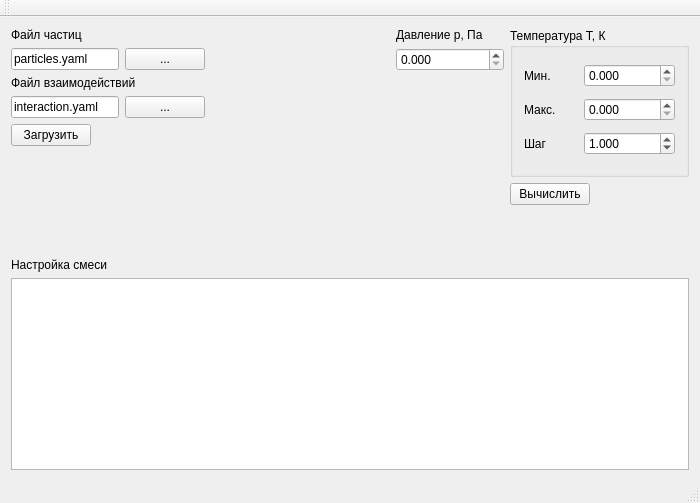
<?xml version="1.0" encoding="UTF-8"?>
<ui version="4.0">
 <class>MainWindow</class>
 <widget class="QMainWindow" name="MainWindow">
  <property name="geometry">
   <rect>
    <x>0</x>
    <y>0</y>
    <width>699</width>
    <height>503</height>
   </rect>
  </property>
  <property name="windowTitle">
   <string>Specific Heat Calc</string>
  </property>
  <widget class="QWidget" name="centralWidget">
   <layout class="QGridLayout" name="gridLayout">
    <item row="4" column="0" colspan="4">
     <widget class="QTableView" name="tableMixture">
      <property name="sortingEnabled">
       <bool>false</bool>
      </property>
     </widget>
    </item>
    <item row="0" column="0">
     <layout class="QVBoxLayout" name="verticalLayout_3">
      <item>
       <widget class="QLabel" name="labelParticlesYaml">
        <property name="text">
         <string>Файл частиц</string>
        </property>
       </widget>
      </item>
      <item>
       <layout class="QHBoxLayout" name="horizontalLayout_4">
        <item>
         <widget class="QLineEdit" name="lineParticlesYaml">
          <property name="text">
           <string>particles.yaml</string>
          </property>
         </widget>
        </item>
        <item>
         <widget class="QPushButton" name="buttonSelectParticlesYaml">
          <property name="text">
           <string>...</string>
          </property>
         </widget>
        </item>
       </layout>
      </item>
      <item>
       <widget class="QLabel" name="labelInteractionYaml">
        <property name="text">
         <string>Файл взаимодействий</string>
        </property>
       </widget>
      </item>
      <item>
       <layout class="QHBoxLayout" name="horizontalLayout_5">
        <item>
         <widget class="QLineEdit" name="lineInteractionYaml">
          <property name="text">
           <string>interaction.yaml</string>
          </property>
         </widget>
        </item>
        <item>
         <widget class="QPushButton" name="buttonSelectInteractionYaml">
          <property name="text">
           <string>...</string>
          </property>
         </widget>
        </item>
       </layout>
      </item>
      <item>
       <layout class="QHBoxLayout" name="horizontalLayout_6">
        <item>
         <widget class="QPushButton" name="buttonLoadData">
          <property name="text">
           <string>Загрузить</string>
          </property>
         </widget>
        </item>
        <item>
         <spacer name="horizontalSpacer">
          <property name="orientation">
           <enum>Qt::Horizontal</enum>
          </property>
          <property name="sizeHint" stdset="0">
           <size>
            <width>40</width>
            <height>20</height>
           </size>
          </property>
         </spacer>
        </item>
       </layout>
      </item>
     </layout>
    </item>
    <item row="0" column="3" rowspan="2">
     <layout class="QVBoxLayout" name="verticalLayout_5">
      <item>
       <widget class="QGroupBox" name="groupBoxT">
        <property name="title">
         <string>Температура T, К</string>
        </property>
        <layout class="QVBoxLayout" name="verticalLayout_2">
         <item>
          <layout class="QHBoxLayout" name="horizontalLayout">
           <item>
            <widget class="QLabel" name="labelTmin">
             <property name="text">
              <string>Мин.</string>
             </property>
            </widget>
           </item>
           <item>
            <widget class="QDoubleSpinBox" name="spinBoxTmin">
             <property name="decimals">
              <number>3</number>
             </property>
             <property name="maximum">
              <double>1000000.000000000000000</double>
             </property>
             <property name="stepType">
              <enum>QAbstractSpinBox::AdaptiveDecimalStepType</enum>
             </property>
            </widget>
           </item>
          </layout>
         </item>
         <item>
          <layout class="QHBoxLayout" name="horizontalLayout_2">
           <item>
            <widget class="QLabel" name="labelTmax">
             <property name="text">
              <string>Макс.</string>
             </property>
            </widget>
           </item>
           <item>
            <widget class="QDoubleSpinBox" name="spinBoxTmax">
             <property name="decimals">
              <number>3</number>
             </property>
             <property name="maximum">
              <double>1000000.000000000000000</double>
             </property>
             <property name="stepType">
              <enum>QAbstractSpinBox::AdaptiveDecimalStepType</enum>
             </property>
            </widget>
           </item>
          </layout>
         </item>
         <item>
          <layout class="QHBoxLayout" name="horizontalLayout_3">
           <item>
            <widget class="QLabel" name="labelTstep">
             <property name="text">
              <string>Шаг</string>
             </property>
            </widget>
           </item>
           <item>
            <widget class="QDoubleSpinBox" name="spinBoxTstep">
             <property name="decimals">
              <number>3</number>
             </property>
             <property name="minimum">
              <double>0.001000000000000</double>
             </property>
             <property name="maximum">
              <double>1000000.000000000000000</double>
             </property>
             <property name="stepType">
              <enum>QAbstractSpinBox::AdaptiveDecimalStepType</enum>
             </property>
             <property name="value">
              <double>1.000000000000000</double>
             </property>
            </widget>
           </item>
          </layout>
         </item>
        </layout>
       </widget>
      </item>
      <item>
       <layout class="QHBoxLayout" name="horizontalLayout_7">
        <item>
         <widget class="QPushButton" name="buttonCalc">
          <property name="text">
           <string>Вычислить</string>
          </property>
         </widget>
        </item>
        <item>
         <spacer name="horizontalSpacer_3">
          <property name="orientation">
           <enum>Qt::Horizontal</enum>
          </property>
          <property name="sizeHint" stdset="0">
           <size>
            <width>40</width>
            <height>20</height>
           </size>
          </property>
         </spacer>
        </item>
       </layout>
      </item>
     </layout>
    </item>
    <item row="0" column="2" rowspan="2">
     <layout class="QVBoxLayout" name="verticalLayout_4">
      <item>
       <layout class="QVBoxLayout" name="verticalLayout">
        <item>
         <widget class="QLabel" name="label_p">
          <property name="text">
           <string>Давление p, Па</string>
          </property>
         </widget>
        </item>
        <item>
         <widget class="QDoubleSpinBox" name="spinBox_p">
          <property name="decimals">
           <number>3</number>
          </property>
          <property name="maximum">
           <double>1000000.000000000000000</double>
          </property>
          <property name="stepType">
           <enum>QAbstractSpinBox::AdaptiveDecimalStepType</enum>
          </property>
          <property name="value">
           <double>0.000000000000000</double>
          </property>
         </widget>
        </item>
       </layout>
      </item>
      <item>
       <spacer name="verticalSpacer">
        <property name="orientation">
         <enum>Qt::Vertical</enum>
        </property>
        <property name="sizeHint" stdset="0">
         <size>
          <width>108</width>
          <height>78</height>
         </size>
        </property>
       </spacer>
      </item>
     </layout>
    </item>
    <item row="3" column="0">
     <widget class="QLabel" name="labelMixture">
      <property name="text">
       <string>Настройка смеси</string>
      </property>
     </widget>
    </item>
    <item row="0" column="1" rowspan="2">
     <spacer name="horizontalSpacer_2">
      <property name="orientation">
       <enum>Qt::Horizontal</enum>
      </property>
      <property name="sizeHint" stdset="0">
       <size>
        <width>153</width>
        <height>177</height>
       </size>
      </property>
     </spacer>
    </item>
    <item row="2" column="0" colspan="4">
     <spacer name="verticalSpacer_2">
      <property name="orientation">
       <enum>Qt::Vertical</enum>
      </property>
      <property name="sizeHint" stdset="0">
       <size>
        <width>678</width>
        <height>11</height>
       </size>
      </property>
     </spacer>
    </item>
   </layout>
  </widget>
  <widget class="QMenuBar" name="menuBar">
   <property name="geometry">
    <rect>
     <x>0</x>
     <y>0</y>
     <width>699</width>
     <height>23</height>
    </rect>
   </property>
  </widget>
  <widget class="QToolBar" name="mainToolBar">
   <attribute name="toolBarArea">
    <enum>TopToolBarArea</enum>
   </attribute>
   <attribute name="toolBarBreak">
    <bool>false</bool>
   </attribute>
  </widget>
  <widget class="QStatusBar" name="statusBar">
   <property name="sizeGripEnabled">
    <bool>true</bool>
   </property>
  </widget>
 </widget>
 <layoutdefault spacing="6" margin="11"/>
 <resources/>
 <connections/>
</ui>
